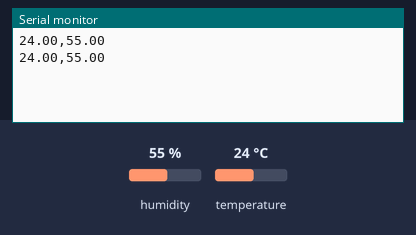
Bench run of a sketch on a simulated Arduino Uno, built with avr-gcc and run on an emulated ATmega328P. Parts: the last lines printed to the serial monitor. Inputs (shaded band) come from the test bench; at power-on: humidity 55 %, temperature 24 °C.

Above: at 2.8 s.
2.9 s: humidity set to 22 %
At 4.7 s:
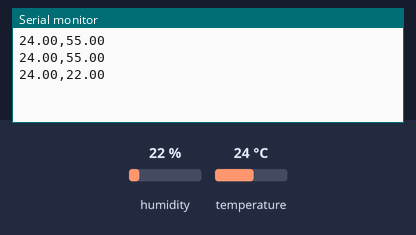
5.6 s: temperature set to 12 °C
At 6.3 s:
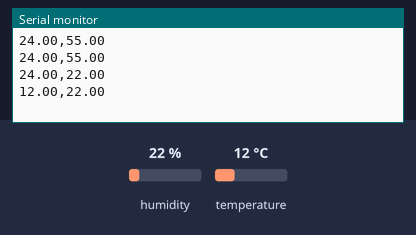
8.3 s: humidity set to 40 %
At 10.8 s:
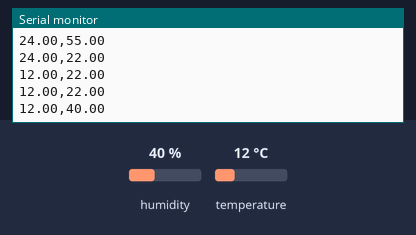
Timing chart, 0 to 12.3 s (numbered marks = the images above; inputs shaded):
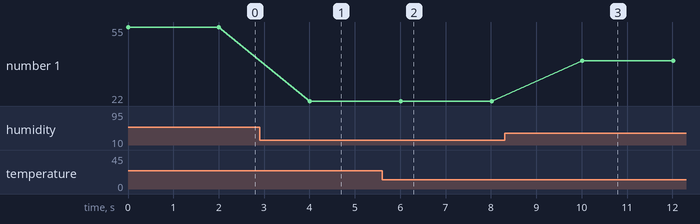

The sketch:

Exam9.ino
```cpp
#include <SparkFunBME280.h>

BME280 myBME280;

void setup(){

   Serial.begin(115200);

   myBME280.setI2CAddress( 0x77);
   myBME280.beginI2C();

}
void loop(){

   Serial.print(myBME280.readTempC(), 2);
   Serial.print(",");
   Serial.println(myBME280.readFloatHumidity(), 2);

   delay(2000);

}
```

Measured:
- after the input at 2.9 s, the serial monitor: prints a new line after 1.1 s (image 1)
- after the input at 5.6 s, the serial monitor: prints a new line after 0.41 s (image 2)
- after the input at 8.3 s, the serial monitor: prints a new line after 1.7 s (image 3)
- plotted number 1: 55 → 22 after the input at 2.9 s, 22 → 40 after the input at 8.3 s
